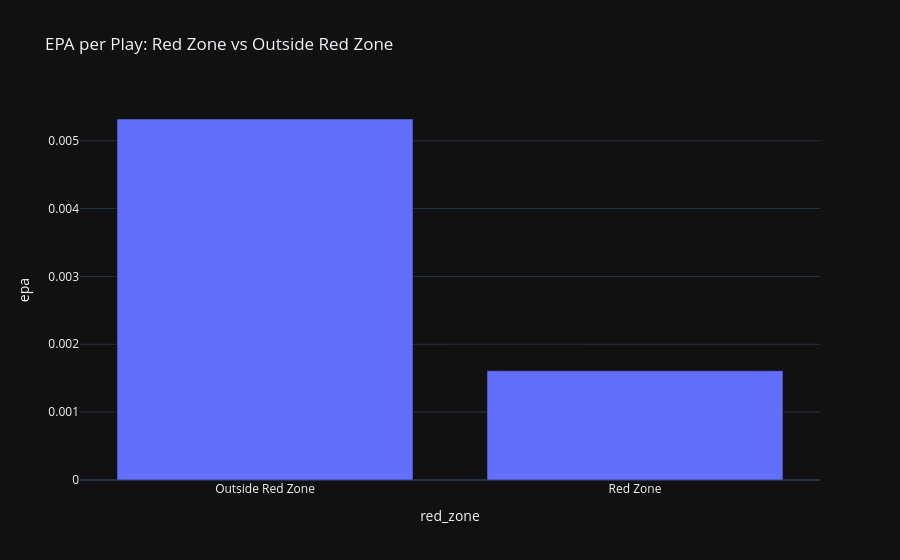

Notebook source saved alongside this figure:
### Code cell
epa_comparison_viz = epa_comparison.reset_index()
epa_comparison_viz['red_zone'] = epa_comparison_viz['red_zone'].map(
    {
        True: 'Red Zone',
        False: 'Outside Red Zone'
    }
)

px.bar(
    epa_comparison_viz,
    x='red_zone',
    y='epa',
    title="EPA per Play: Red Zone vs Outside Red Zone"
)

### Figure 1 — Plotly figure (JSON) as saved in the notebook; plotly's stock layout.template omitted (floating-point values rounded to 4 significant figures)
{"data": [{"hovertemplate": "red_zone=%{x}<br>epa=%{y}<extra></extra>", "legendgroup": "", "marker": {"color": "#636efa", "pattern": {"shape": ""}}, "name": "", "orientation": "v", "showlegend": false, "textposition": "auto", "x": ["Outside Red Zone", "Red Zone"], "xaxis": "x", "y": [0.00532, 0.001609], "yaxis": "y", "type": "bar"}], "layout": {"xaxis": {"anchor": "y", "domain": [0.0, 1.0], "title": {"text": "red_zone"}}, "yaxis": {"anchor": "x", "domain": [0.0, 1.0], "title": {"text": "epa"}}, "legend": {"tracegroupgap": 0}, "title": {"text": "EPA per Play: Red Zone vs Outside Red Zone"}, "barmode": "relative"}}
